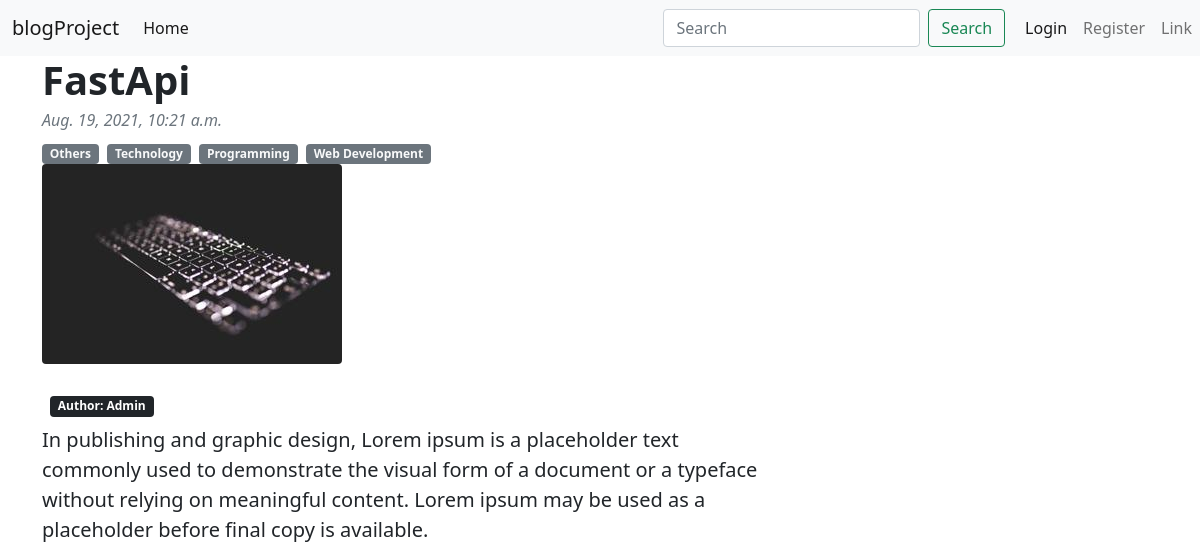
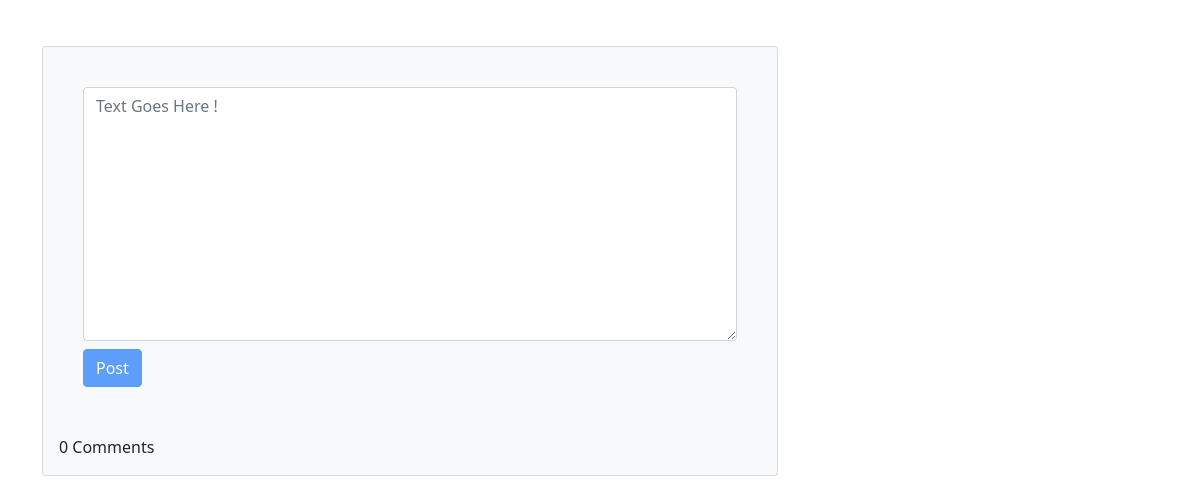
The app's page /detail/6/, older data (2 pictures, top to bottom).
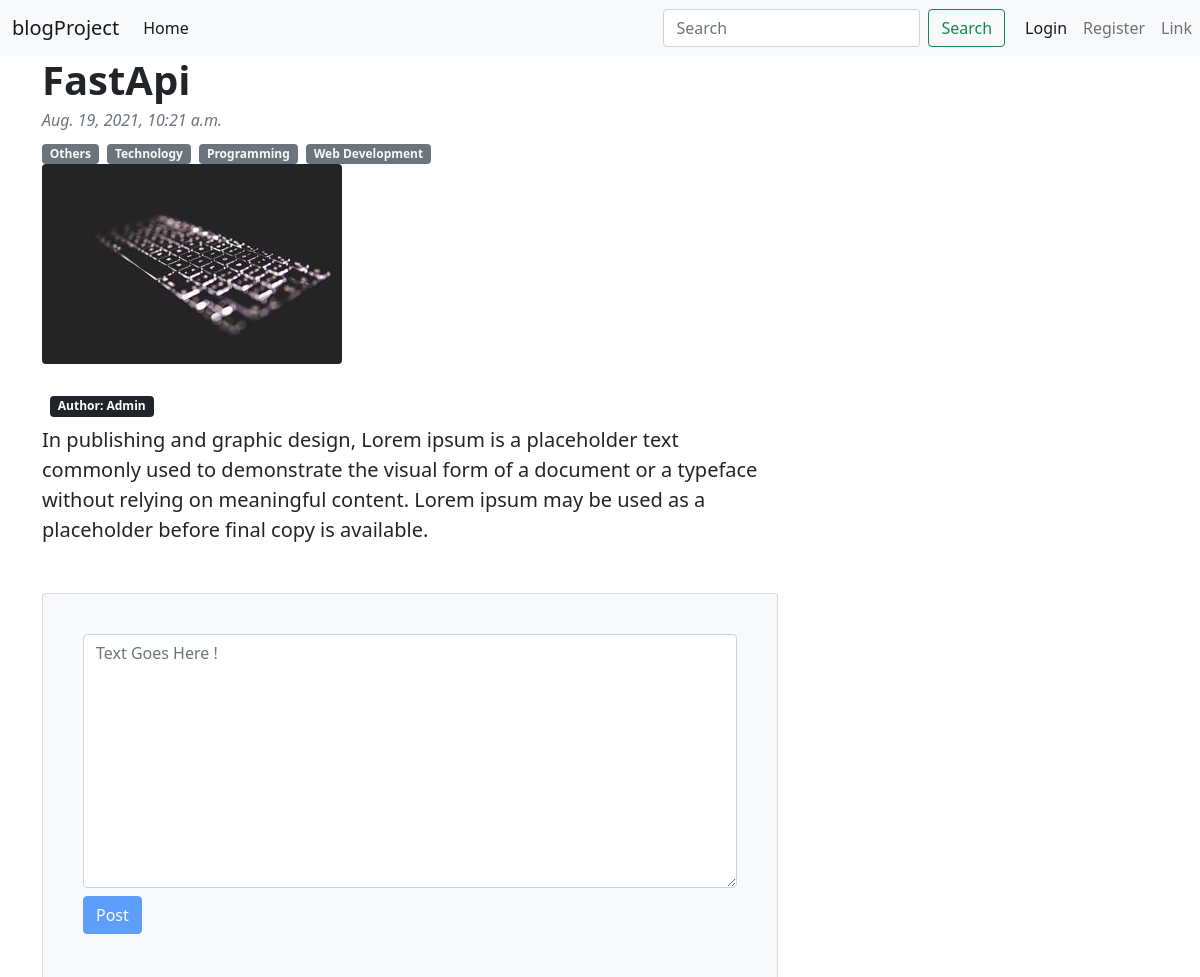
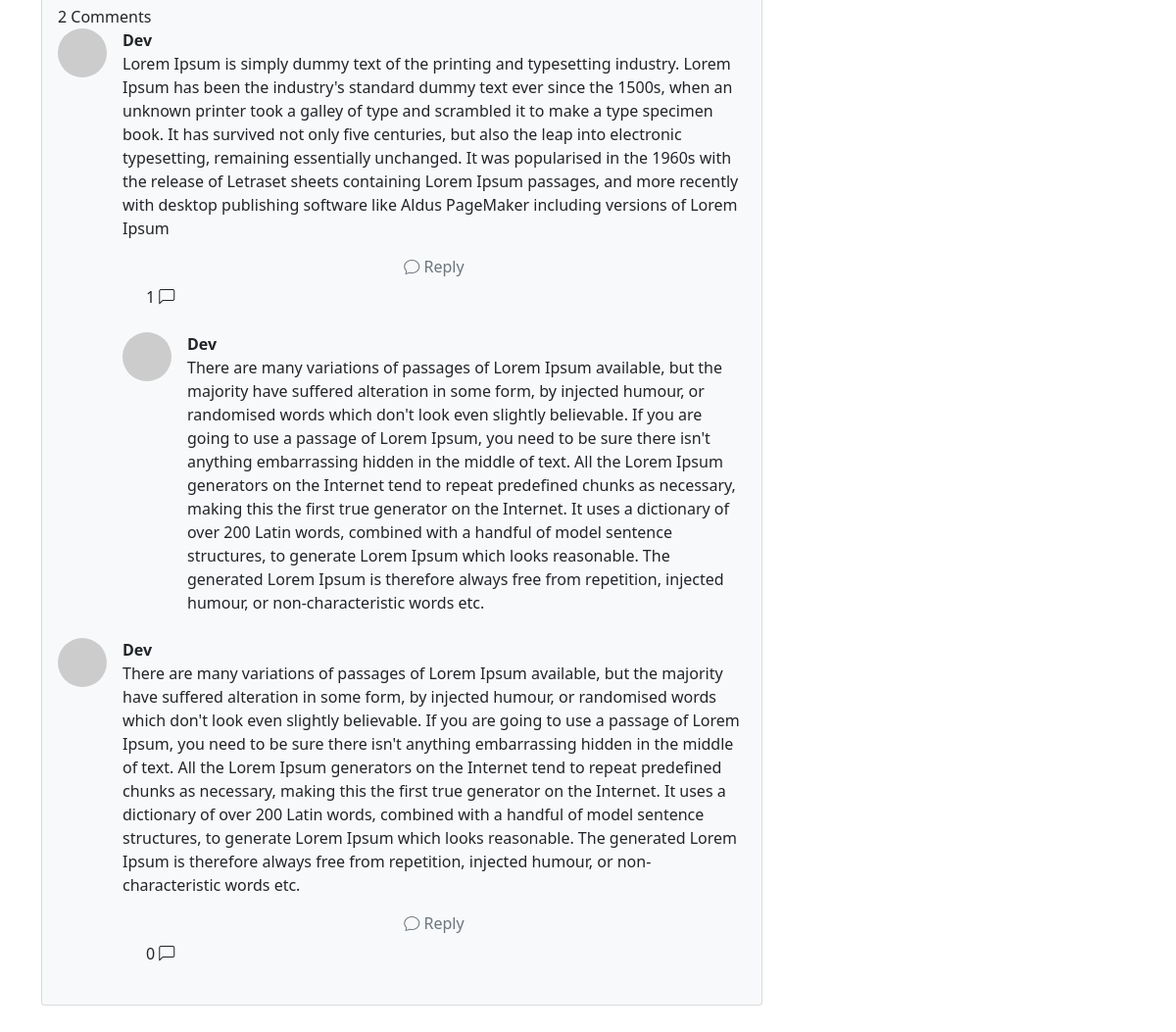
The same page, newer data (2 pictures, top to bottom).
### blog_post/models.py (models this page shows, shortened)
class Category(models.Model):
  name = models.CharField(max_length=20)

class Comment(models.Model):
  author = models.ForeignKey(Account, on_delete=models.CASCADE)
  body   = models.TextField()
  reply  = models.ForeignKey('self',null=True,related_name="replies",on_delete=models.CASCADE)
  created = models.DateTimeField(auto_now_add=True)
  post = models.ForeignKey(Post, on_delete=models.CASCADE)

### user_account/models.py (models this page shows, shortened)
class Account(AbstractBaseUser,PermissionsMixin):
  email     = models.EmailField(unique=True)
  username  = models.CharField(max_length=100,unique=True)
  is_staff  = models.BooleanField(default=False)
  is_active = models.BooleanField(default=True)
  is_superuser = models.BooleanField(default=False)
  is_admin     = models.BooleanField(default=False)
  date_join    = models.DateTimeField(auto_now_add=True)
  last_login   = models.DateTimeField(auto_now=True)
  objects      = CustomUserManager()
  USERNAME_FIELD = 'email'
  REQUIRED_FIELDS = ['username']

### blog_post/views.py (the view, shortened to what this page needs)
# urls.py: path('detail/<int:id>/',views.blog_detail,name='blog_detail'),
def blog_detail(request, id):
  post = Post.objects.get(id=id)
  form = CommentForm()
  if request.method == 'POST':
    form = CommentForm(request.POST)
  comments = Comment.objects.filter(post=post,reply=None)
  context = {
    'post':post,
    'comments':comments,
    'form':form,
  }
  return render(request,'post/blog_detail.html',context)

### blog_post/forms.py
class CommentForm(forms.Form):
   body = forms.CharField(label="",widget=forms.Textarea(
        attrs={
            "class": "form-control",
            "placeholder": "Text Goes Here !"
        })
    )

### templates/post/blog_detail.html (shortened to what this page needs)
{% extends 'base.html' %}
{% block content %}
<div class="container">
  <div class="row">
  <div class="col-lg-8">
    <article>
        <header class="mb-4">
            <h1 class="fw-bolder mb-1">{{ post.title }}</h1>
            <div class="text-muted fst-italic mb-2">{{ post.created }}</div>
            {% for category in post.categories.all %}
             <a class="badge bg-secondary text-decoration-none link-light" href="{% url 'blog_post:blog_category' category.name %}">
             {{ category.name }}
            </a>&nbsp;
             {% endfor %}
        <figure class="mb-4"><img class="img-fluid rounded" src="{{ post.image.url }}" alt="..." /></figure>
        <span class="badge bg-dark  m-2"> <a href="#"></a> Author: {{ post.created_by.username|capfirst }} </span>
        <section class="mb-5">
            <p class="fs-5 mb-4">{{ post.body  }}</p>
        </section>
    </article>
    <section class="mb-5">
        <div class="card bg-light">
            <div class="card-body">
                <form class="mb-4 p-4" action="" method="POST">
                    {{ form }}
                    {% if request.user.is_authenticated %}
                    <input type="submit"  class="mt-2 btn btn-primary" value="Post">
                    {% else %}
                    <input type="submit"  class="mt-2 btn btn-primary" value="Post" disabled>
                    {% endif %}
                </form>
                {{ comments.count }} Comment{{ comments |pluralize }}
                {% for comment in comments %}
                <div class="d-flex mb-4">
                    <div class="flex-shrink-0"><img class="rounded-circle" src="https://dummyimage.com/50x50/ced4da/6c757d.jpg" alt="..." /></div>
                    <div class="ms-3">
                        <div class="fw-bold">{{ comment.author.username|capfirst }}</div>
                        {{ comment.body }}
                        <div x-data="{open:false }" class="replied-comments container mt-2 "  >
                            <div @click="open = ! open " class="form-group row ">
                                <button type="button" class="btn btn-link text-decoration-none link-secondary"> <i class="bi bi-chat"></i> Reply</button>
                              <div> {{ comment.replies.all.count }} <i class=" mt-2 bi bi-chat-left"></i> </div>
                            </div>
                        </div>
                        {% for reply in comment.replies.all %}
                        <div class="d-flex mt-4">
                            <div class="flex-shrink-0"><img class="rounded-circle" src="https://dummyimage.com/50x50/ced4da/6c757d.jpg" alt="..." /></div>
                            <div class="ms-3">
                                <div class="fw-bold">{{ reply.author.username|capfirst }}</div>
                               {{ reply.body }}
                            </div>
                        </div>
                        {% endfor %}
                    </div>
                </div>
                {% endfor %}
            </div>
        </div>
    </section>
</div>
</div>
</div>
{% endblock %}

Row changes from the older to the newer data that the page shows:
added Comment: author.username "Dev", body "Lorem Ipsum is simply dummy text of the printing and typesetting industry. Lorem Ipsum has been the industry's standard dummy text ever since the 1500s, when an unknown printer took a galley of type and scrambled it to make a type specimen book. It has survived not only five centuries, but also the leap into electronic typesetting, remaining essentially unchanged. It was popularised in the 1960s with the release of Letraset sheets containing Lorem Ipsum passages, and more recently with desktop publishing software like Aldus PageMaker including versions of Lorem Ipsum", replies.all.count "1"
added Comment: author.username "Dev", body "There are many variations of passages of Lorem Ipsum available, but the majority have suffered alteration in some form, by injected humour, or randomised words which don't look even slightly believable. If you are going to use a passage of Lorem Ipsum, you need to be sure there isn't anything embarrassing hidden in the middle of text. All the Lorem Ipsum generators on the Internet tend to repeat predefined chunks as necessary, making this the first true generator on the Internet. It uses a dictionary of over 200 Latin words, combined with a handful of model sentence structures, to generate Lorem Ipsum which looks reasonable. The generated Lorem Ipsum is therefore always free from…"
added Comment: author.username "Dev", body "There are many variations of passages of Lorem Ipsum available, but the majority have suffered alteration in some form, by injected humour, or randomised words which don't look even slightly believable. If you are going to use a passage of Lorem Ipsum, you need to be sure there isn't anything embarrassing hidden in the middle of text. All the Lorem Ipsum generators on the Internet tend to repeat predefined chunks as necessary, making this the first true generator on the Internet. It uses a dictionary of over 200 Latin words, combined with a handful of model sentence structures, to generate Lorem Ipsum which looks reasonable. The generated Lorem Ipsum is therefore always free from…", replies.all.count "0"
Text that changed along with them:
{{ comments.count }}: "0" → "2"
